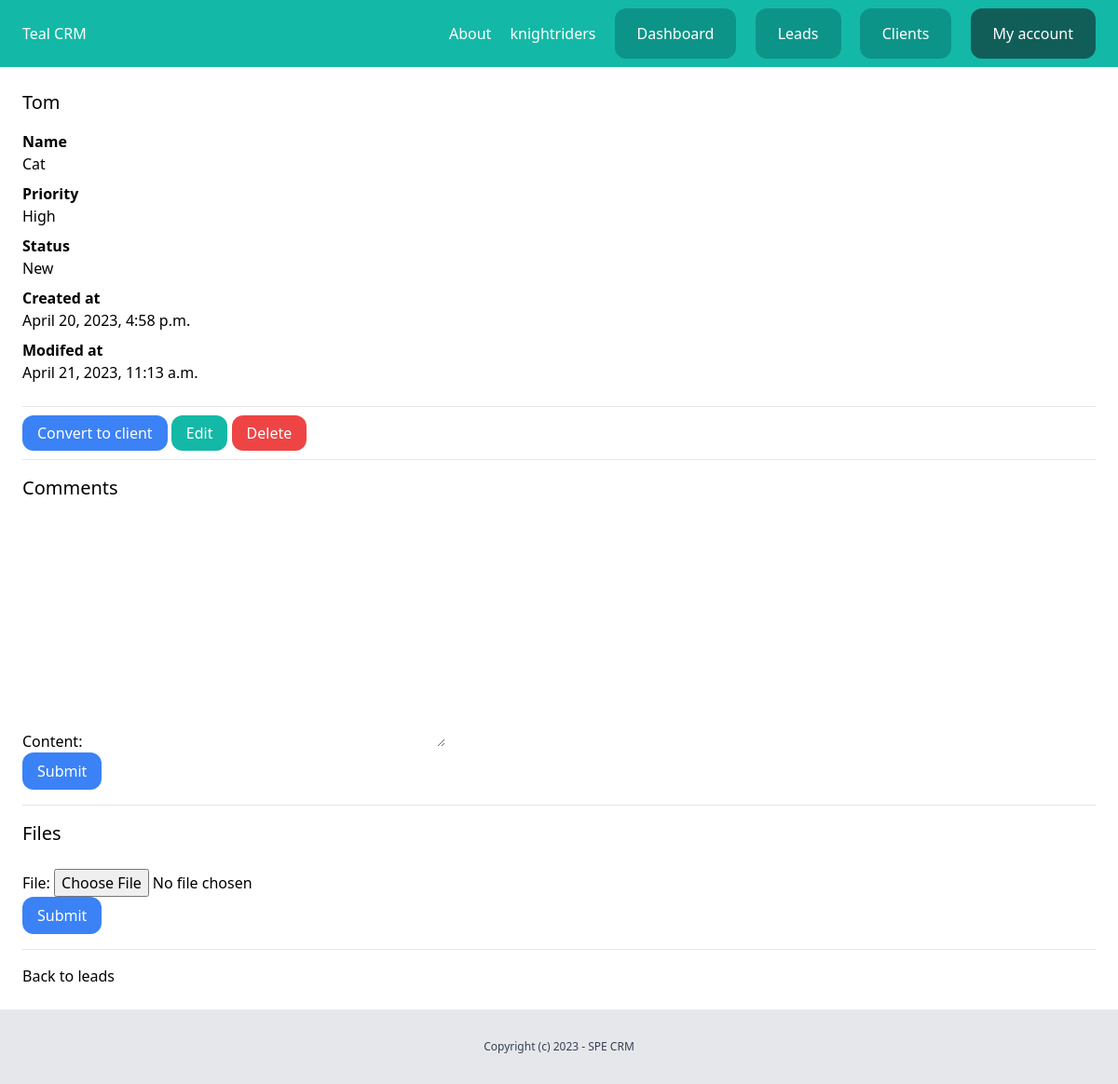
The page /dashboard/leads/3/ (signed in) on the database its author committed.
### team/models.py (models this page shows, shortened)
class Team(models.Model):
    plan = models.ForeignKey(Plan, related_name='teams', blank=True, null=True, on_delete=models.CASCADE)
    name = models.CharField(max_length=100)
    members = models.ManyToManyField(User, related_name='teams')
    created_by = models.ForeignKey(User, related_name='created_teams', on_delete=models.CASCADE)
    created_at = models.DateTimeField(auto_now_add=True)

### lead/models.py (models this page shows, shortened)
class Lead(models.Model):
    LOW = 'low'
    MEDIUM = 'medium'
    HIGH = 'high'
    CHOICES_PRIORITY = (
        (LOW, 'Low'),
        (MEDIUM, 'Medium'),
        (HIGH, 'High'),
    )
    NEW = 'new'
    CONTACTED = 'contacted'
    WON = 'won'
    LOST = 'lost'
    CHOICES_STATUS = (
        (NEW, 'New'),
        (CONTACTED, 'Contacted'),
        (WON, 'Won'),
        (LOST, 'Lost'),
    )
    team = models.ForeignKey(Team, related_name='leads', on_delete=models.CASCADE)
    name = models.CharField(max_length=255)
    email = models.EmailField()
    description = models.TextField(blank=True, null=True)
    priority = models.CharField(max_length=10, choices=CHOICES_PRIORITY, default=MEDIUM)
    status = models.CharField(max_length=10, choices=CHOICES_STATUS, default=NEW)
    converted_to_client = models.BooleanField(default=False)
    created_by = models.ForeignKey(User, related_name='leads', on_delete=models.CASCADE)
    created_at = models.DateTimeField(auto_now_add=True)
    modified_at = models.DateTimeField(auto_now=True)
    class Meta:
        ordering = ('name',)

### lead/views.py (the view)
# urls.py: path('<int:pk>/', views.LeadDetailView.as_view(), name='detail'),
class LeadDetailView(LoginRequiredMixin, DetailView):
    model = Lead
    def get_context_data(self, **kwargs):
        context = super().get_context_data(**kwargs)
        context['form'] = AddCommentForm()
        context['fileform'] = AddFileForm()
        return context
    def get_queryset(self):
        queryset = super(LeadDetailView, self).get_queryset()
        return queryset.filter(created_by=self.request.user, pk=self.kwargs.get('pk'))

### lead/forms.py
class AddCommentForm(forms.ModelForm):
    class Meta:
        model = Comment
        fields = ('content',)

class AddFileForm(forms.ModelForm):
    class Meta:
        model = LeadFile
        fields = ('file',)

### team/context_processors.py (called while the page is built)
def active_team(request):
    if request.user.is_authenticated:
        if request.user.userprofile.active_team:
            active_team = request.user.userprofile.active_team
        else:
            active_team = Team.objects.filter(created_by=request.user)[0]
    else:
        active_team = None
    return {'active_team': active_team}

### lead/templates/lead/lead_detail.html (shortened to what this page needs)
{% extends 'core/base.html' %}
{% block content %}
    <div class="py-6 px-6">
        <h1 class="mb-4 text-xl">{{ lead.name }}</h1>
        {% if lead.description %}
            <p class="font-semibold">Name</p>
            <p class="mb-2">{{ lead.description }}</p>
        {% endif %}
        <p class="font-semibold">Priority</p>
        <p class="mb-2">{{ lead.get_priority_display }}</p>
        <p class="font-semibold">Status</p>
        <p class="mb-2">{{ lead.get_status_display }}</p>
        <p class="font-semibold">Created at</p>
        <p class="mb-2">{{ lead.created_at }}</p>
        <p class="font-semibold">Modifed at</p>
        <p class="mb-6">{{ lead.modified_at }}</p>
        <hr class="my-4">
        <a href="{% url 'leads:convert' lead.id %}" class="py-2 px-4 rounded-xl bg-blue-500 text-white">Convert to client</a>
        <a href="{% url 'leads:edit' lead.id %}" class="py-2 px-4 rounded-xl bg-teal-500 text-white">Edit</a>
        <a href="#" onclick="document.getElementById('lead_delete_form').submit();" class="py-2 px-4 rounded-xl bg-red-500 text-white">Delete</a>
        <hr class="my-4">
        <h2 class="mb-6 text-xl">Comments</h2>
        <form method="post" action="{% url 'leads:add_comment' lead.id %}">
            {{ form.as_p }}
            <button class="py-2 px-4 rounded-xl bg-blue-500 text-white">Submit</button>
        </form>
        <hr class="my-4">
        <h2 class="mb-6 text-xl">Files</h2>
        <form method="post" action="{% url 'leads:add_file' lead.id %}" enctype="multipart/form-data">
            {{ fileform.as_p }}
            <button class="py-2 px-4 rounded-xl bg-blue-500 text-white">Submit</button>
        </form>
        <hr class="my-4">
        <a href="{% url 'leads:list' %}">Back to leads</a>
    </div>
{% endblock %}

### core/templates/core/partials/nav.html
<nav class="py-6 px-6 flex justify-between bg-teal-500">
    <a href="/" class="text-white">Teal CRM</a>
    <div class="space-x-4">
        <a href="{% url 'about' %}" class="text-white">About</a>
        {% if request.user.is_authenticated %}
            <a href="{% url 'team:detail' active_team.id %}" class="text-white">{{ active_team.name }}</a>
            <a href="{% url 'dashboard:index' %}" class="py-4 px-6 bg-teal-600 rounded-xl text-white">Dashboard</a>
            <a href="{% url 'leads:list' %}" class="py-4 px-6 bg-teal-600 rounded-xl text-white">Leads</a>
            <a href="{% url 'clients:list' %}" class="py-4 px-6 bg-teal-600 rounded-xl text-white">Clients</a>
            <a href="{% url 'userprofile:myaccount' %}" class="py-4 px-6 bg-teal-800 rounded-xl text-white">My account</a>
        {% else %}
            <a href="{% url 'login' %}" class="py-4 px-6 bg-teal-600 rounded-xl text-white">Log in</a>
            <a href="{% url 'userprofile:signup' %}" class="py-4 px-6 bg-teal-300 rounded-xl text-white">Sign up</a>
        {% endif %}
    </div>
</nav>

### rows shown on the page
Team: name "knightriders"
Lead: name "Tom", description "Cat", priority "High", status "New", created_at "April 20, 2023, 4:58 p.m.", modified_at "April 21, 2023, 11:13 a.m."
